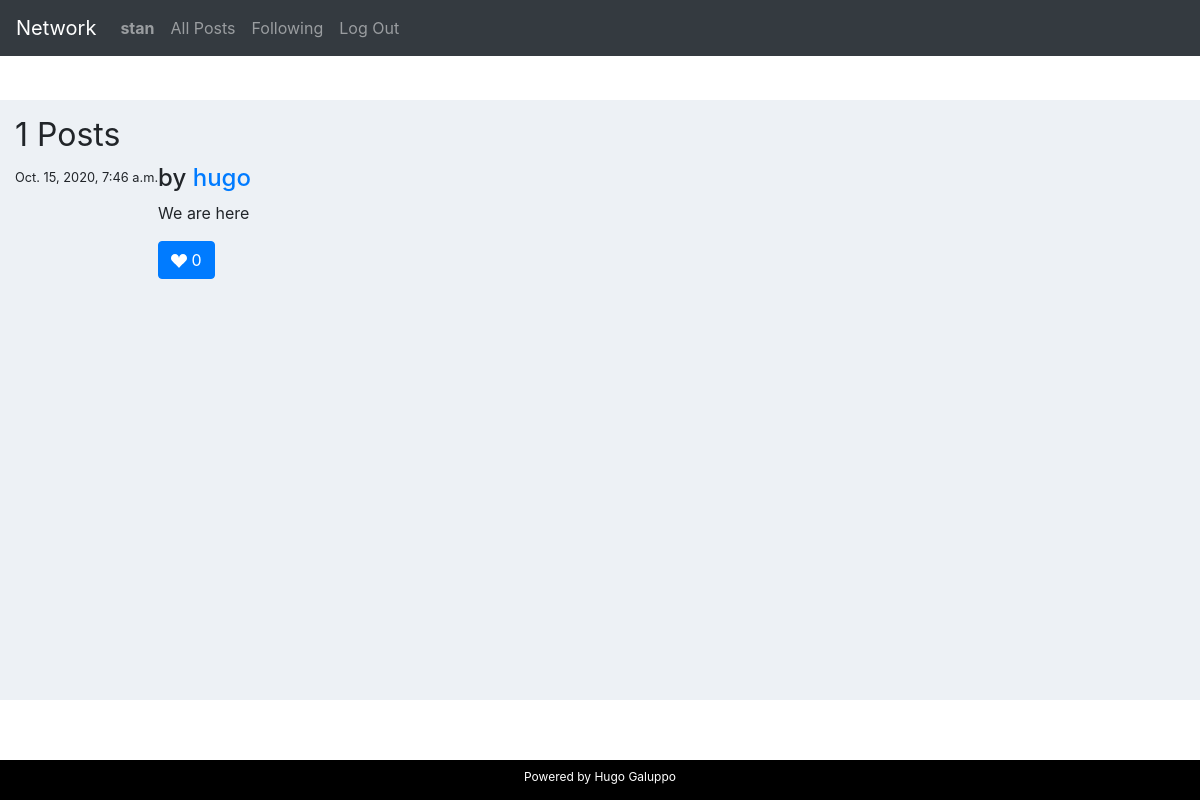
Page /following (signed in) on the earlier database version.
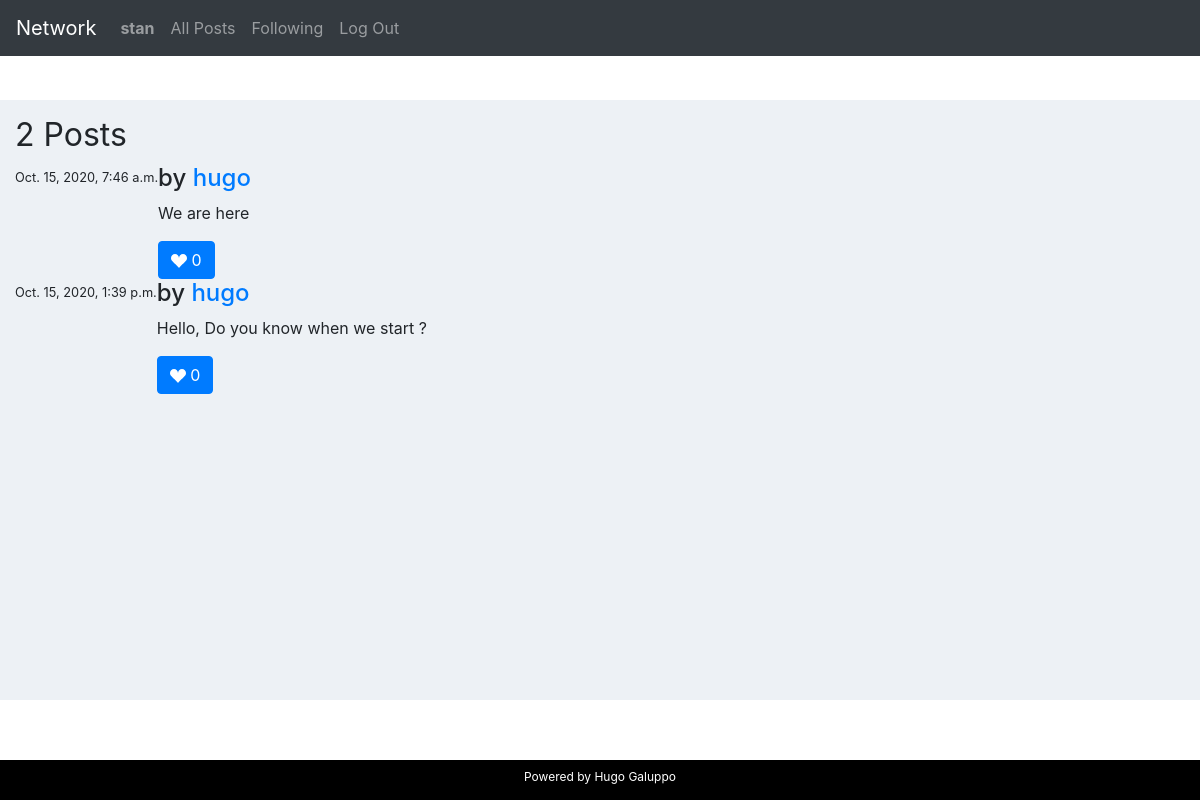
Same page on the later database version.
### network/models.py (models this page shows, shortened)
class Post (models.Model):
    author = models.ForeignKey("Profile", on_delete=models.CASCADE, related_name="author") #profile.author
    content = models.CharField(max_length=100)
    date = models.DateTimeField(auto_now=True)
    like = models.IntegerField(blank=True)
    def __str__(self):
        return f"  {self.author} wrote {self.content} on the {self.date}"

class Profile(models.Model):
    user = models.OneToOneField("User", on_delete=models.CASCADE, related_name="user") # user.user
    title = models.CharField(max_length=100, blank=True)
    followers = models.ManyToManyField("User",related_name="is_following", blank=True)     # user.is_following.all()
    def __str__(self):
        return f"{self.user} Profile"

class User(AbstractUser):
    pass

### network/views.py (the view)
# urls.py: path("following", views.following, name="following"),
@login_required
def following(request):
    user = User.objects.get(pk=request.user.pk)
    print(user.pk)
    profiles = Profile.objects.filter(followers__in=[user.pk])
    print(profiles)
    if profiles:
        posts=[]
        for profile in profiles:
            posts = Post.objects.filter(author__in=[profile])
        print(posts)
    if request.method == 'POST':
        form = PostForm(request.POST, request.user)
        if form.is_valid():
            instance = form.save(commit=False)
            instance.user = request.user
            author = request.user
            print(author)
            if not request.user == instance.user:
                raise Http404
            content = request.POST["content"]
            new_post = Post(author = Profile.objects.get(user = author), content = content,like = 0 )
            new_post.save()
            return HttpResponseRedirect(reverse("index"))
    else:
        form = PostForm()
    return render(request, "network/following.html", {'form': form, 'allPosts': posts})

### network/templates/network/following.html (shortened to what this page needs)
{% extends "network/layout.html" %}
{% load static %}
{% block body %}
<div class="container-fluid">
  <div class="row">
    <div class="col-md-8">
      <div class="page-header">
        <h1><small class="pull-right">{{allPosts.count}} Posts</small> </h1>
      </div>
     {% for post in allPosts %}
       <div class="comments-list">
           <div class="media">
               <p class="pull-right"><small> {{post.date}} </small></p>
                <div class="media-body">
                  <h4 class="media-heading user_name">by <a href="{% url 'profile' username=post.author.user.pk%}">{{post.author.user}}</h4></a>
                  <p>{{post.content}}</p>
                  <button type="submit" class="btn btn-primary">
                  <svg width="1em" height="1em" viewBox="0 0 16 16" class="bi bi-suit-heart-fill" fill="currentColor" xmlns="http://www.w3.org/2000/svg">
                    <path d="M4 1c2.21 0 4 1.755 4 3.92C8 2.755 9.79 1 12 1s4 1.755 4 3.92c0 3.263-3.234 4.414-7.608 9.608a.513.513 0 0 1-.784 0C3.234 9.334 0 8.183 0 4.92 0 2.755 1.79 1 4 1z"/>
                  </svg>
                  {{post.like}}
                  </button>
                </div>
            </div>
       </div>
    {% endfor %}
    </div>
</div>
</div>
{% endblock %}

Differences in the rows shown:
added Post: date "Oct. 15, 2020, 1:39 p.m.", author.user "hugo", content "Hello, Do you know when we start ?", like "0"
Other differences:
{{ allPosts.count }}: "1" → "2"
